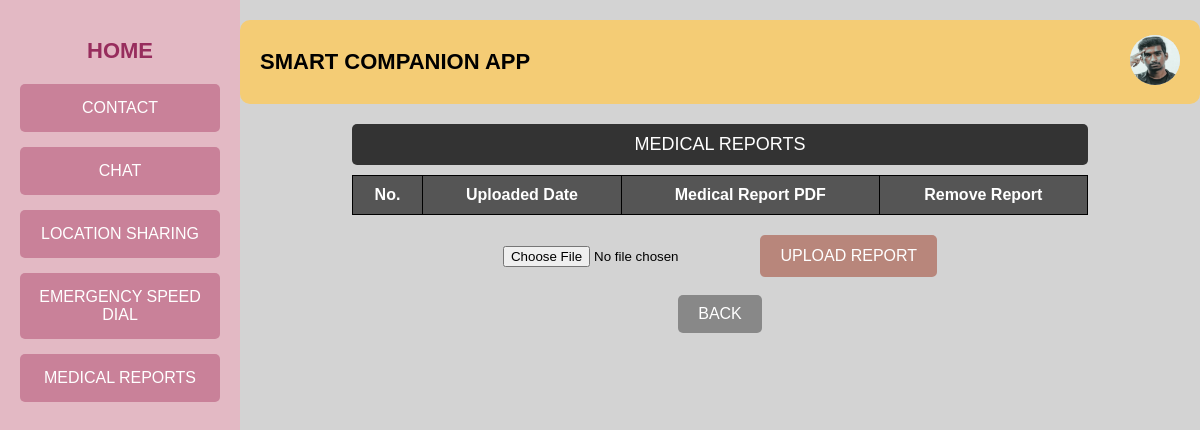
The app's page /medicaluser (signed in), older data.
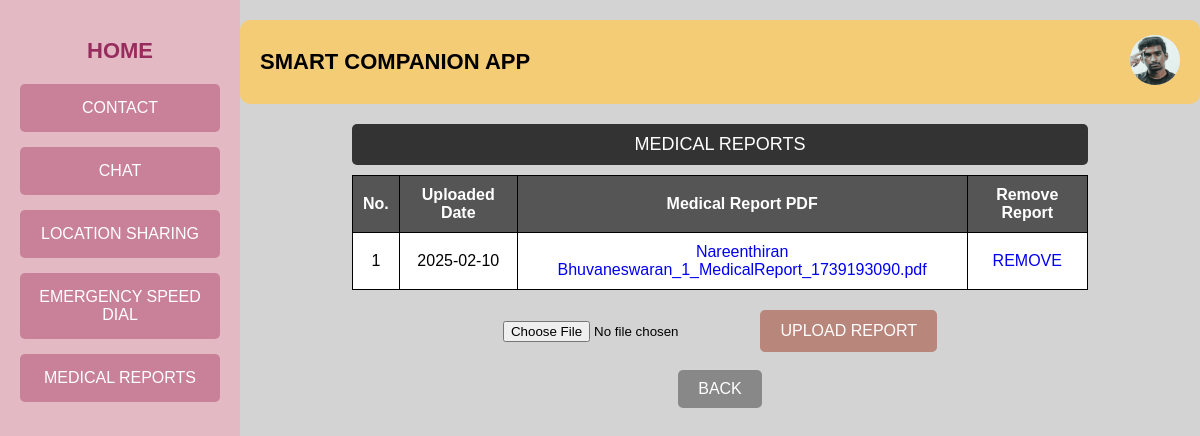
The same page, newer data.
### tables this page shows
CREATE TABLE medical_data (
            id INTEGER PRIMARY KEY AUTOINCREMENT,
            name TEXT NOT NULL,
            user_id TEXT NOT NULL,
            uploaded_date TEXT NOT NULL,
            pdf_name TEXT NOT NULL
        );

### app.py (the view)
@app.route("/medicaluser")
def medicaluser():
    db = get_db()
    cursor = db.cursor()
    user_id = session.get('user_id')
    str_user_id = str(user_id)
    with open("static/img_log/user/"+ str_user_id + ".txt", "r") as file:
        image_name = str(file.read())
        image_url= url_for('static', filename='uploads/'+ image_name)
    cursor.execute("SELECT * FROM medical_data WHERE user_id = ?", (str_user_id,))
    medical_data = cursor.fetchall()
    return render_template("User/medicaldata.html", image_url=image_url, medical_data=medical_data)

### app.py (called while the page is built)
def get_db():
    if 'db' not in g:
        g.db = sqlite3.connect('project.db')
        g.db.row_factory = sqlite3.Row
    return g.db

### templates/User/medicaldata.html (shortened to what this page needs)
<!DOCTYPE html>
<html lang="en">
<head>
    <link rel="stylesheet" href="static/medical.css">
</head>
<body>
    <div class="container">
        <div class="sidebar">
            <a href="{{ url_for('user') }}"><h2>HOME</h2></a>
            <a href="{{ url_for('contactuser') }}"><button class="nav-btn">CONTACT</button></a>
            <a href="{{ url_for('chatuser') }}"><button class="nav-btn">CHAT</button></a>
            <a href="{{ url_for('locationuser') }}"><button class="nav-btn">LOCATION SHARING</button></a>
            <a href="{{ url_for('emergencyuser') }}"><button class="nav-btn">EMERGENCY SPEED DIAL</button></a>
            <a href="{{ url_for('medicaluser') }}"><button class="nav-btn">MEDICAL REPORTS</button></a>
        </div>
        <div class="main-content">
            <div class="header">
                <h1>SMART COMPANION APP</h1>
                <div class="user-profile">
                    <a href="{{ url_for('userprofile') }}"><img src="{{ image_url }}" alt="Profile Picture" class="profile-img"></a>
                </div>
            </div>
            <div class="contacts-section">
                <div class="top-bar">
                    <div class="contacts-title">MEDICAL REPORTS</div>
                </div>
                <div class="medical-table-container">
                    <table class="contacts-table">
                        <thead>
                            <tr>
                                <th>No.</th>
                                <th>Uploaded Date</th>
                                <th>Medical Report PDF</th>
                                <th>Remove Report</th>
                            </tr>
                        </thead>
                        <tbody>
                            {% for report in medical_data %}
                            <tr>
                                <td>{{ loop.index }}</td>
                                <td>{{ report[3] }}</td>
                                <td><a href="{{ url_for('static', filename='report/user/' + report[4]) }}" target="_blank">{{ report[4] }}</a></td>
                                <td><a href="/deletemedical?report={{ report[4] }}" class="edit-btn">REMOVE</a></td>
                            </tr>
                            {% endfor %}
                        </tbody>
                    </table>
                </div>
                <div class="upload-report-container">
                    <form action="/uploadmedical" method="POST" enctype="multipart/form-data">
                        <input type="file" name="medical_report" accept=".pdf" required>
                        <button type="submit" class="upload-btn">UPLOAD REPORT</button>
                    </form>
                </div>
            </div>
            <br>
            <a href="{{ url_for('user') }}"><button class="back-btn">BACK</button></a>
        </div>
    </div>
</body>
</html>

Row changes from the older to the newer data that the page shows:
added medical_data: uploaded_date "2025-02-10", pdf_name "Nareenthiran Bhuvaneswaran_1_MedicalReport_1739193090.pdf"
